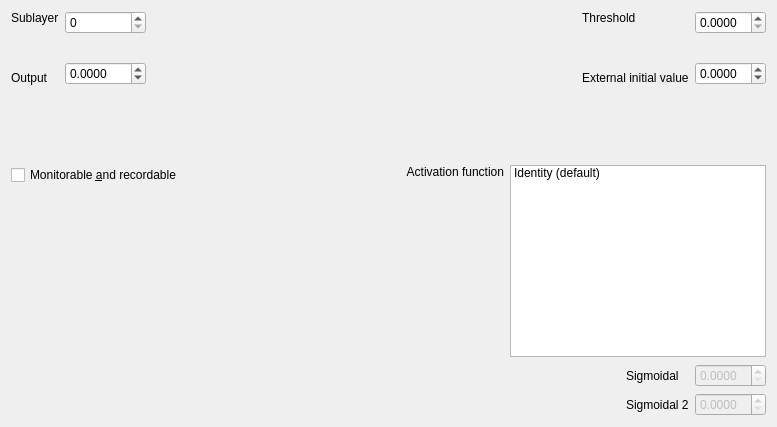
<?xml version="1.0" encoding="UTF-8"?>
<ui version="4.0">
 <class>neuronValuesDialog</class>
 <widget class="QewExtensibleDialog" name="neuronValuesDialog">
  <property name="geometry">
   <rect>
    <x>0</x>
    <y>0</y>
    <width>777</width>
    <height>427</height>
   </rect>
  </property>
  <property name="sizeGripEnabled">
   <bool>false</bool>
  </property>
  <property name="containerName">
   <cstring></cstring>
  </property>
  <property name="caption" stdset="0">
   <string>Neuron values dialog</string>
  </property>
  <layout class="QGridLayout">
   <item row="1" column="0" rowspan="2">
    <spacer name="spacer8">
     <property name="orientation">
      <enum>Qt::Vertical</enum>
     </property>
     <property name="sizeType">
      <enum>QSizePolicy::Expanding</enum>
     </property>
     <property name="sizeHint" stdset="0">
      <size>
       <width>30</width>
       <height>51</height>
      </size>
     </property>
    </spacer>
   </item>
   <item row="1" column="2">
    <widget class="QLabel" name="labelSigmoidal">
     <property name="frameShape">
      <enum>QFrame::NoFrame</enum>
     </property>
     <property name="frameShadow">
      <enum>QFrame::Plain</enum>
     </property>
     <property name="text">
      <string>Sigmoidal </string>
     </property>
     <property name="wordWrap">
      <bool>false</bool>
     </property>
    </widget>
   </item>
   <item row="2" column="2">
    <widget class="QLabel" name="labelSigmoidal2">
     <property name="text">
      <string>Sigmoidal 2</string>
     </property>
     <property name="wordWrap">
      <bool>false</bool>
     </property>
    </widget>
   </item>
   <item row="1" column="1" rowspan="2">
    <spacer name="spacer16">
     <property name="orientation">
      <enum>Qt::Horizontal</enum>
     </property>
     <property name="sizeType">
      <enum>QSizePolicy::Expanding</enum>
     </property>
     <property name="sizeHint" stdset="0">
      <size>
       <width>172</width>
       <height>51</height>
      </size>
     </property>
    </spacer>
   </item>
   <item row="2" column="3">
    <widget class="QDoubleSpinBox" name="spinBox3">
     <property name="enabled">
      <bool>false</bool>
     </property>
     <property name="decimals">
      <number>4</number>
     </property>
     <property name="minimum">
      <double>0.000000000000000</double>
     </property>
     <property name="maximum">
      <double>10.000000000000000</double>
     </property>
     <property name="singleStep">
      <double>0.010000000000000</double>
     </property>
    </widget>
   </item>
   <item row="1" column="3">
    <widget class="QDoubleSpinBox" name="spinBox2">
     <property name="enabled">
      <bool>false</bool>
     </property>
     <property name="decimals">
      <number>4</number>
     </property>
     <property name="minimum">
      <double>0.000000000000000</double>
     </property>
     <property name="maximum">
      <double>10.000000000000000</double>
     </property>
     <property name="singleStep">
      <double>0.010000000000000</double>
     </property>
    </widget>
   </item>
   <item row="0" column="0" colspan="4">
    <layout class="QVBoxLayout">
     <property name="leftMargin">
      <number>0</number>
     </property>
     <property name="topMargin">
      <number>0</number>
     </property>
     <property name="rightMargin">
      <number>0</number>
     </property>
     <property name="bottomMargin">
      <number>0</number>
     </property>
     <item>
      <layout class="QHBoxLayout">
       <property name="leftMargin">
        <number>0</number>
       </property>
       <property name="topMargin">
        <number>0</number>
       </property>
       <property name="rightMargin">
        <number>0</number>
       </property>
       <property name="bottomMargin">
        <number>0</number>
       </property>
       <item>
        <layout class="QVBoxLayout">
         <property name="leftMargin">
          <number>0</number>
         </property>
         <property name="topMargin">
          <number>0</number>
         </property>
         <property name="rightMargin">
          <number>0</number>
         </property>
         <property name="bottomMargin">
          <number>0</number>
         </property>
         <item>
          <widget class="QLabel" name="neuronType">
           <property name="text">
            <string>Sublayer</string>
           </property>
           <property name="wordWrap">
            <bool>false</bool>
           </property>
          </widget>
         </item>
         <item>
          <spacer name="spacer5_2_3_2">
           <property name="orientation">
            <enum>Qt::Vertical</enum>
           </property>
           <property name="sizeType">
            <enum>QSizePolicy::MinimumExpanding</enum>
           </property>
           <property name="sizeHint" stdset="0">
            <size>
             <width>16</width>
             <height>1</height>
            </size>
           </property>
          </spacer>
         </item>
         <item>
          <widget class="QLabel" name="labelOutput">
           <property name="text">
            <string>Output</string>
           </property>
           <property name="wordWrap">
            <bool>false</bool>
           </property>
          </widget>
         </item>
        </layout>
       </item>
       <item>
        <layout class="QVBoxLayout">
         <property name="leftMargin">
          <number>0</number>
         </property>
         <property name="topMargin">
          <number>0</number>
         </property>
         <property name="rightMargin">
          <number>0</number>
         </property>
         <property name="bottomMargin">
          <number>0</number>
         </property>
         <item>
          <widget class="QSpinBox" name="SpinBoxSubLayer">
           <property name="maximum">
            <number>255</number>
           </property>
          </widget>
         </item>
         <item>
          <spacer name="spacer5_2_3">
           <property name="orientation">
            <enum>Qt::Vertical</enum>
           </property>
           <property name="sizeType">
            <enum>QSizePolicy::MinimumExpanding</enum>
           </property>
           <property name="sizeHint" stdset="0">
            <size>
             <width>16</width>
             <height>1</height>
            </size>
           </property>
          </spacer>
         </item>
         <item>
          <widget class="QDoubleSpinBox" name="FloatSpinOut">
           <property name="font">
            <font/>
           </property>
           <property name="decimals">
            <number>4</number>
           </property>
           <property name="minimum">
            <double>-100.000000000000000</double>
           </property>
           <property name="maximum">
            <double>100.000000000000000</double>
           </property>
           <property name="singleStep">
            <double>0.010000000000000</double>
           </property>
           <property name="value">
            <double>0.000000000000000</double>
           </property>
          </widget>
         </item>
        </layout>
       </item>
       <item>
        <spacer name="spacer4_2">
         <property name="orientation">
          <enum>Qt::Horizontal</enum>
         </property>
         <property name="sizeType">
          <enum>QSizePolicy::Expanding</enum>
         </property>
         <property name="sizeHint" stdset="0">
          <size>
           <width>76</width>
           <height>20</height>
          </size>
         </property>
        </spacer>
       </item>
       <item>
        <layout class="QVBoxLayout">
         <property name="leftMargin">
          <number>0</number>
         </property>
         <property name="topMargin">
          <number>0</number>
         </property>
         <property name="rightMargin">
          <number>0</number>
         </property>
         <property name="bottomMargin">
          <number>0</number>
         </property>
         <item>
          <widget class="QLabel" name="labelThreshold">
           <property name="text">
            <string>Threshold</string>
           </property>
           <property name="wordWrap">
            <bool>false</bool>
           </property>
          </widget>
         </item>
         <item>
          <spacer name="spacer5_2_3_4">
           <property name="orientation">
            <enum>Qt::Vertical</enum>
           </property>
           <property name="sizeType">
            <enum>QSizePolicy::MinimumExpanding</enum>
           </property>
           <property name="sizeHint" stdset="0">
            <size>
             <width>16</width>
             <height>1</height>
            </size>
           </property>
          </spacer>
         </item>
         <item>
          <widget class="QLabel" name="labelInitExtern">
           <property name="text">
            <string>External initial value</string>
           </property>
           <property name="wordWrap">
            <bool>false</bool>
           </property>
          </widget>
         </item>
        </layout>
       </item>
       <item>
        <layout class="QVBoxLayout">
         <property name="leftMargin">
          <number>0</number>
         </property>
         <property name="topMargin">
          <number>0</number>
         </property>
         <property name="rightMargin">
          <number>0</number>
         </property>
         <property name="bottomMargin">
          <number>0</number>
         </property>
         <item>
          <widget class="QDoubleSpinBox" name="FloatSpinThres">
           <property name="font">
            <font/>
           </property>
           <property name="decimals">
            <number>4</number>
           </property>
           <property name="minimum">
            <double>0.000000000000000</double>
           </property>
           <property name="maximum">
            <double>10.000000000000000</double>
           </property>
           <property name="singleStep">
            <double>0.010000000000000</double>
           </property>
           <property name="value">
            <double>0.000000000000000</double>
           </property>
          </widget>
         </item>
         <item>
          <spacer name="spacer5_2_3_5">
           <property name="orientation">
            <enum>Qt::Vertical</enum>
           </property>
           <property name="sizeType">
            <enum>QSizePolicy::MinimumExpanding</enum>
           </property>
           <property name="sizeHint" stdset="0">
            <size>
             <width>16</width>
             <height>1</height>
            </size>
           </property>
          </spacer>
         </item>
         <item>
          <widget class="QDoubleSpinBox" name="FloatSpinInit">
           <property name="font">
            <font/>
           </property>
           <property name="decimals">
            <number>4</number>
           </property>
           <property name="minimum">
            <double>-1.000000000000000</double>
           </property>
           <property name="maximum">
            <double>1.000000000000000</double>
           </property>
           <property name="singleStep">
            <double>0.010000000000000</double>
           </property>
           <property name="value">
            <double>0.000000000000000</double>
           </property>
          </widget>
         </item>
        </layout>
       </item>
      </layout>
     </item>
     <item>
      <spacer name="spacer5_2_2_2">
       <property name="orientation">
        <enum>Qt::Vertical</enum>
       </property>
       <property name="sizeType">
        <enum>QSizePolicy::Expanding</enum>
       </property>
       <property name="sizeHint" stdset="0">
        <size>
         <width>16</width>
         <height>1</height>
        </size>
       </property>
      </spacer>
     </item>
     <item>
      <layout class="QGridLayout">
       <property name="leftMargin">
        <number>0</number>
       </property>
       <property name="topMargin">
        <number>0</number>
       </property>
       <property name="rightMargin">
        <number>0</number>
       </property>
       <property name="bottomMargin">
        <number>0</number>
       </property>
       <item row="1" column="0">
        <spacer name="spacer6">
         <property name="orientation">
          <enum>Qt::Horizontal</enum>
         </property>
         <property name="sizeType">
          <enum>QSizePolicy::Expanding</enum>
         </property>
         <property name="sizeHint" stdset="0">
          <size>
           <width>211</width>
           <height>20</height>
          </size>
         </property>
        </spacer>
       </item>
       <item row="0" column="0">
        <widget class="QCheckBox" name="recmonCheckBox">
         <property name="text">
          <string>Monitorable &amp;and recordable</string>
         </property>
        </widget>
       </item>
       <item row="0" column="2" rowspan="2">
        <layout class="QVBoxLayout">
         <property name="leftMargin">
          <number>0</number>
         </property>
         <property name="topMargin">
          <number>0</number>
         </property>
         <property name="rightMargin">
          <number>0</number>
         </property>
         <property name="bottomMargin">
          <number>0</number>
         </property>
         <item>
          <widget class="QListWidget" name="ListBoxAF">
           <property name="sizePolicy">
            <sizepolicy hsizetype="Preferred" vsizetype="Preferred">
             <horstretch>0</horstretch>
             <verstretch>0</verstretch>
            </sizepolicy>
           </property>
           <property name="minimumSize">
            <size>
             <width>200</width>
             <height>100</height>
            </size>
           </property>
           <property name="resizeMode">
            <enum>QListView::Adjust</enum>
           </property>
           <property name="selectionRectVisible">
            <bool>false</bool>
           </property>
           <property name="currentRow">
            <number>-1</number>
           </property>
           <item>
            <property name="text">
             <string>Identity (default)</string>
            </property>
           </item>
          </widget>
         </item>
         <item>
          <spacer name="spacer4_3">
           <property name="orientation">
            <enum>Qt::Vertical</enum>
           </property>
           <property name="sizeType">
            <enum>QSizePolicy::Expanding</enum>
           </property>
           <property name="sizeHint" stdset="0">
            <size>
             <width>12</width>
             <height>1</height>
            </size>
           </property>
          </spacer>
         </item>
        </layout>
       </item>
       <item row="0" column="1">
        <widget class="QLabel" name="labelActFunc">
         <property name="text">
          <string>Activation function</string>
         </property>
         <property name="alignment">
          <set>Qt::AlignRight|Qt::AlignTop|Qt::AlignTrailing</set>
         </property>
         <property name="wordWrap">
          <bool>false</bool>
         </property>
        </widget>
       </item>
      </layout>
     </item>
    </layout>
   </item>
  </layout>
 </widget>
 <layoutdefault spacing="6" margin="11"/>
 <customwidgets>
  <customwidget>
   <class>QewExtensibleDialog</class>
   <extends>QDialog</extends>
   <header>qewextensibledialog.h</header>
   <container>1</container>
  </customwidget>
 </customwidgets>
 <tabstops>
  <tabstop>SpinBoxSubLayer</tabstop>
  <tabstop>FloatSpinThres</tabstop>
  <tabstop>FloatSpinOut</tabstop>
  <tabstop>FloatSpinInit</tabstop>
  <tabstop>recmonCheckBox</tabstop>
  <tabstop>ListBoxAF</tabstop>
 </tabstops>
 <includes>
  <include location="global">qewextensibledialog.h</include>
 </includes>
 <resources/>
 <connections/>
</ui>
